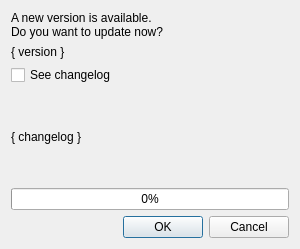
<?xml version="1.0" encoding="UTF-8"?>
<ui version="4.0">
 <class>UpdateDialog</class>
 <widget class="QDialog" name="UpdateDialog">
  <property name="geometry">
   <rect>
    <x>0</x>
    <y>0</y>
    <width>300</width>
    <height>249</height>
   </rect>
  </property>
  <property name="windowTitle">
   <string>Updater</string>
  </property>
  <layout class="QVBoxLayout" name="verticalLayout" stretch="0,0,0,0,0,0">
   <property name="sizeConstraint">
    <enum>QLayout::SetMinimumSize</enum>
   </property>
   <item>
    <widget class="QLabel" name="labelUpdateAvailable">
     <property name="sizePolicy">
      <sizepolicy hsizetype="Preferred" vsizetype="Minimum">
       <horstretch>0</horstretch>
       <verstretch>0</verstretch>
      </sizepolicy>
     </property>
     <property name="text">
      <string>A new version is available.&lt;br/&gt;Do you want to update now?</string>
     </property>
    </widget>
   </item>
   <item>
    <widget class="QLabel" name="labelVersion">
     <property name="sizePolicy">
      <sizepolicy hsizetype="Preferred" vsizetype="Minimum">
       <horstretch>0</horstretch>
       <verstretch>0</verstretch>
      </sizepolicy>
     </property>
     <property name="text">
      <string notr="true">{ version }</string>
     </property>
    </widget>
   </item>
   <item>
    <widget class="QCheckBox" name="checkShowChangelog">
     <property name="text">
      <string>See changelog</string>
     </property>
    </widget>
   </item>
   <item>
    <widget class="QScrollArea" name="scrollArea">
     <property name="frameShape">
      <enum>QFrame::NoFrame</enum>
     </property>
     <property name="frameShadow">
      <enum>QFrame::Plain</enum>
     </property>
     <property name="lineWidth">
      <number>0</number>
     </property>
     <property name="midLineWidth">
      <number>0</number>
     </property>
     <property name="widgetResizable">
      <bool>true</bool>
     </property>
     <widget class="QWidget" name="scrollAreaWidgetContents">
      <property name="geometry">
       <rect>
        <x>0</x>
        <y>0</y>
        <width>282</width>
        <height>101</height>
       </rect>
      </property>
      <layout class="QVBoxLayout" name="verticalLayout_2">
       <property name="leftMargin">
        <number>0</number>
       </property>
       <property name="topMargin">
        <number>0</number>
       </property>
       <property name="rightMargin">
        <number>0</number>
       </property>
       <property name="bottomMargin">
        <number>0</number>
       </property>
       <item>
        <widget class="QLabel" name="labelChangelog">
         <property name="sizePolicy">
          <sizepolicy hsizetype="Preferred" vsizetype="MinimumExpanding">
           <horstretch>0</horstretch>
           <verstretch>0</verstretch>
          </sizepolicy>
         </property>
         <property name="text">
          <string notr="true">{ changelog }</string>
         </property>
         <property name="wordWrap">
          <bool>true</bool>
         </property>
        </widget>
       </item>
      </layout>
     </widget>
    </widget>
   </item>
   <item>
    <widget class="QProgressBar" name="progressDownload">
     <property name="value">
      <number>0</number>
     </property>
    </widget>
   </item>
   <item>
    <widget class="QDialogButtonBox" name="buttonBox">
     <property name="orientation">
      <enum>Qt::Horizontal</enum>
     </property>
     <property name="standardButtons">
      <set>QDialogButtonBox::Cancel|QDialogButtonBox::Ok</set>
     </property>
    </widget>
   </item>
  </layout>
 </widget>
 <resources/>
 <connections>
  <connection>
   <sender>buttonBox</sender>
   <signal>accepted()</signal>
   <receiver>UpdateDialog</receiver>
   <slot>accept()</slot>
   <hints>
    <hint type="sourcelabel">
     <x>227</x>
     <y>282</y>
    </hint>
    <hint type="destinationlabel">
     <x>157</x>
     <y>274</y>
    </hint>
   </hints>
  </connection>
  <connection>
   <sender>buttonBox</sender>
   <signal>rejected()</signal>
   <receiver>UpdateDialog</receiver>
   <slot>reject()</slot>
   <hints>
    <hint type="sourcelabel">
     <x>295</x>
     <y>288</y>
    </hint>
    <hint type="destinationlabel">
     <x>286</x>
     <y>274</y>
    </hint>
   </hints>
  </connection>
  <connection>
   <sender>checkShowChangelog</sender>
   <signal>toggled(bool)</signal>
   <receiver>UpdateDialog</receiver>
   <slot>resizeToFit()</slot>
   <hints>
    <hint type="sourcelabel">
     <x>162</x>
     <y>67</y>
    </hint>
    <hint type="destinationlabel">
     <x>401</x>
     <y>52</y>
    </hint>
   </hints>
  </connection>
 </connections>
 <slots>
  <slot>resizeToFit()</slot>
 </slots>
</ui>
